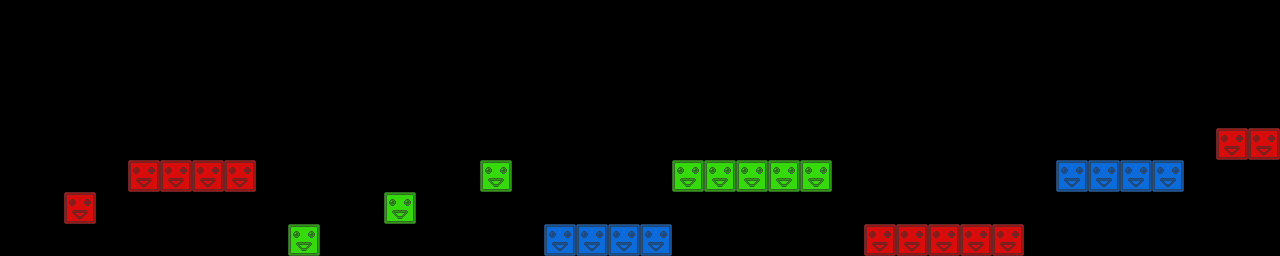

This game map was drawn from its Tiled (.tmx) file and the tilesets committed beside it. A one-line description and the trimmed map source follow:
An orthogonal 40x8 tile map with 32x32 px tiles, 3 tile layers (red, green, blue) and 11 objects.

<map version="1.0" orientation="orthogonal" renderorder="right-down" width="40" height="8" tilewidth="32" tileheight="32">
 <tileset firstgid="1" name="blocks" tilewidth="32" tileheight="32">
  <image source="blocks.png" width="96" height="32" />
 </tileset>
 <layer name="red" width="40" height="8">
  <data>[320 cells, 12 non-empty, 1 distinct tile ids]</data>
 </layer>
 <layer name="green" width="40" height="8">
  <data>[320 cells, 8 non-empty, 1 distinct tile ids]</data>
 </layer>
 <layer name="blue" width="40" height="8">
  <data>[320 cells, 8 non-empty, 1 distinct tile ids]</data>
 </layer>
 <objectgroup name="crystals">
  <object x="226" y="126">
   <ellipse />
  </object>
  <object x="399" y="175">
   <ellipse />
  </object>
  <object x="604" y="183">
   <ellipse />
  </object>
  <object x="805" y="139">
   <ellipse />
  </object>
  <object x="938" y="190">
   <ellipse />
  </object>
  <object x="1137" y="122">
   <ellipse />
  </object>
  <object x="1268" y="102">
   <ellipse />
  </object>
 </objectgroup>
 <objectgroup name="spikes">
  <object x="1121" y="144">
   <ellipse />
  </object>
  <object x="643" y="205">
   <ellipse />
  </object>
  <object x="912" y="208">
   <ellipse />
  </object>
  <object x="770" y="143">
   <ellipse />
  </object>
 </objectgroup>
</map>
